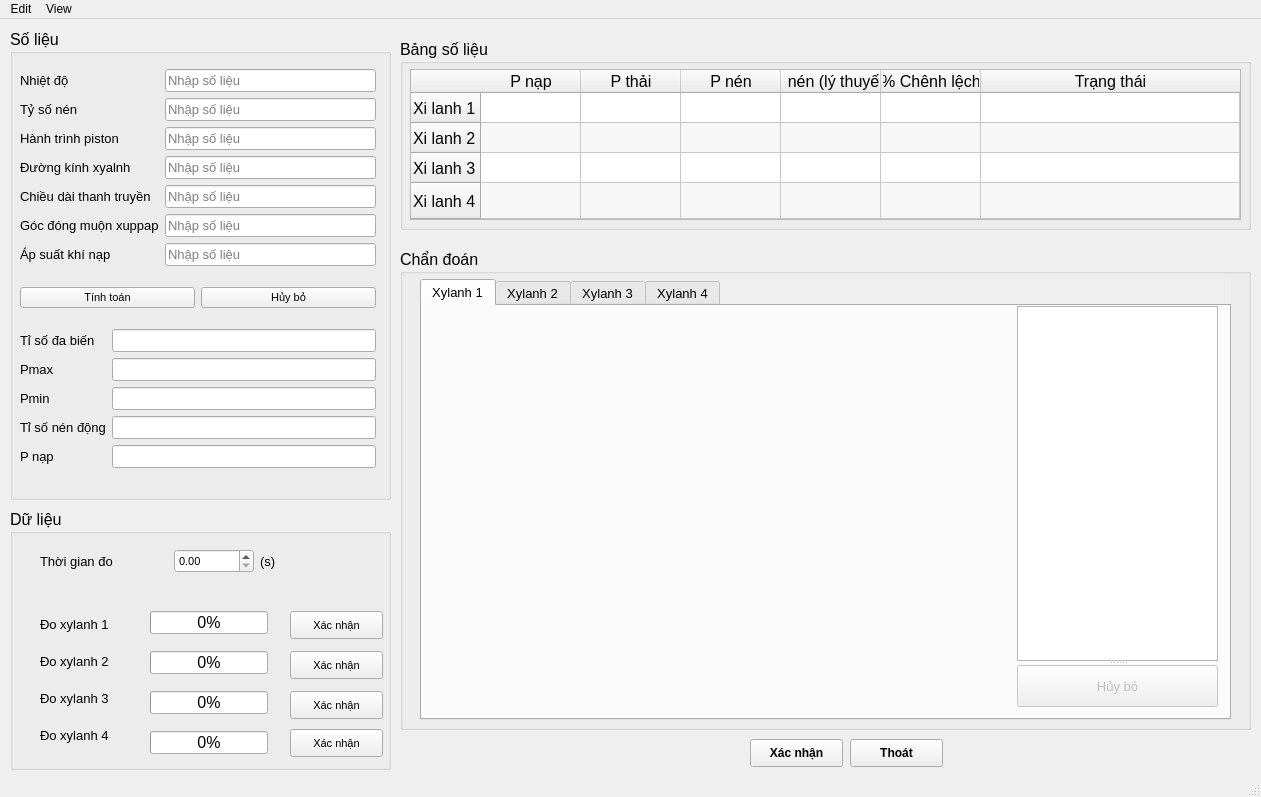
<?xml version="1.0" encoding="UTF-8"?>
<ui version="4.0">
 <class>MainWindow</class>
 <widget class="QMainWindow" name="MainWindow">
  <property name="geometry">
   <rect>
    <x>0</x>
    <y>0</y>
    <width>1261</width>
    <height>797</height>
   </rect>
  </property>
  <property name="windowTitle">
   <string>MainWindow</string>
  </property>
  <widget class="QWidget" name="centralwidget">
   <widget class="QGroupBox" name="GB_foreseen">
    <property name="geometry">
     <rect>
      <x>10</x>
      <y>10</y>
      <width>381</width>
      <height>471</height>
     </rect>
    </property>
    <property name="font">
     <font>
      <pointsize>12</pointsize>
     </font>
    </property>
    <property name="title">
     <string>Số liệu</string>
    </property>
    <widget class="QWidget" name="layoutWidget">
     <property name="geometry">
      <rect>
       <x>10</x>
       <y>25</y>
       <width>356</width>
       <height>430</height>
      </rect>
     </property>
     <layout class="QGridLayout" name="LT_foreseen">
      <item row="0" column="0" colspan="2">
       <layout class="QGridLayout" name="LT_input">
        <item row="3" column="1">
         <widget class="QLineEdit" name="LE_cyl_dm">
          <property name="font">
           <font>
            <pointsize>10</pointsize>
           </font>
          </property>
          <property name="placeholderText">
           <string>Nhập số liệu</string>
          </property>
         </widget>
        </item>
        <item row="2" column="0">
         <widget class="QLabel" name="label_piston_jour">
          <property name="font">
           <font>
            <pointsize>10</pointsize>
           </font>
          </property>
          <property name="text">
           <string>Hành trình piston</string>
          </property>
         </widget>
        </item>
        <item row="1" column="1">
         <widget class="QLineEdit" name="LE_comp_rat">
          <property name="font">
           <font>
            <pointsize>10</pointsize>
           </font>
          </property>
          <property name="placeholderText">
           <string>Nhập số liệu</string>
          </property>
         </widget>
        </item>
        <item row="4" column="0">
         <widget class="QLabel" name="label_rod_len">
          <property name="font">
           <font>
            <pointsize>10</pointsize>
           </font>
          </property>
          <property name="text">
           <string>Chiều dài thanh truyền</string>
          </property>
         </widget>
        </item>
        <item row="5" column="1">
         <widget class="QLineEdit" name="LE_xup_cor">
          <property name="font">
           <font>
            <pointsize>10</pointsize>
           </font>
          </property>
          <property name="placeholderText">
           <string>Nhập số liệu</string>
          </property>
         </widget>
        </item>
        <item row="6" column="0">
         <widget class="QLabel" name="label_air_press">
          <property name="font">
           <font>
            <pointsize>10</pointsize>
           </font>
          </property>
          <property name="text">
           <string>Áp suất khí nạp</string>
          </property>
         </widget>
        </item>
        <item row="6" column="1">
         <widget class="QLineEdit" name="LE_air_press">
          <property name="font">
           <font>
            <pointsize>10</pointsize>
           </font>
          </property>
          <property name="placeholderText">
           <string>Nhập số liệu</string>
          </property>
         </widget>
        </item>
        <item row="5" column="0">
         <widget class="QLabel" name="label_xup_cor">
          <property name="font">
           <font>
            <pointsize>10</pointsize>
           </font>
          </property>
          <property name="text">
           <string>Góc đóng muộn xuppap</string>
          </property>
         </widget>
        </item>
        <item row="0" column="1">
         <widget class="QLineEdit" name="LE_extTem">
          <property name="font">
           <font>
            <pointsize>10</pointsize>
           </font>
          </property>
          <property name="placeholderText">
           <string>Nhập số liệu</string>
          </property>
         </widget>
        </item>
        <item row="4" column="1">
         <widget class="QLineEdit" name="LE_rod_len">
          <property name="font">
           <font>
            <pointsize>10</pointsize>
           </font>
          </property>
          <property name="placeholderText">
           <string>Nhập số liệu</string>
          </property>
         </widget>
        </item>
        <item row="3" column="0">
         <widget class="QLabel" name="label_cyl_dm">
          <property name="font">
           <font>
            <pointsize>10</pointsize>
           </font>
          </property>
          <property name="text">
           <string>Đường kính xyalnh</string>
          </property>
         </widget>
        </item>
        <item row="1" column="0">
         <widget class="QLabel" name="label_comp_rat">
          <property name="font">
           <font>
            <pointsize>10</pointsize>
           </font>
          </property>
          <property name="text">
           <string>Tỷ số nén</string>
          </property>
         </widget>
        </item>
        <item row="2" column="1">
         <widget class="QLineEdit" name="LE_piston_jour">
          <property name="font">
           <font>
            <pointsize>10</pointsize>
           </font>
          </property>
          <property name="placeholderText">
           <string>Nhập số liệu</string>
          </property>
         </widget>
        </item>
        <item row="0" column="0">
         <widget class="QLabel" name="label_extTem">
          <property name="font">
           <font>
            <pointsize>10</pointsize>
           </font>
          </property>
          <property name="text">
           <string>Nhiệt độ</string>
          </property>
         </widget>
        </item>
       </layout>
      </item>
      <item row="1" column="0">
       <widget class="QPushButton" name="BT_math">
        <property name="font">
         <font>
          <pointsize>8</pointsize>
         </font>
        </property>
        <property name="text">
         <string>Tính toán</string>
        </property>
       </widget>
      </item>
      <item row="1" column="1">
       <widget class="QPushButton" name="BT_clear">
        <property name="font">
         <font>
          <pointsize>8</pointsize>
         </font>
        </property>
        <property name="text">
         <string>Hủy bỏ</string>
        </property>
       </widget>
      </item>
      <item row="2" column="0" colspan="2">
       <layout class="QGridLayout" name="gridLayout_4">
        <item row="3" column="0">
         <widget class="QLabel" name="label_dym_comp_rat">
          <property name="font">
           <font>
            <pointsize>10</pointsize>
           </font>
          </property>
          <property name="text">
           <string>Tỉ số nén động</string>
          </property>
         </widget>
        </item>
        <item row="2" column="0">
         <widget class="QLabel" name="label_Compression_min">
          <property name="font">
           <font>
            <pointsize>10</pointsize>
           </font>
          </property>
          <property name="text">
           <string>Pmin</string>
          </property>
         </widget>
        </item>
        <item row="4" column="1">
         <widget class="QLineEdit" name="LE_load">
          <property name="font">
           <font>
            <pointsize>10</pointsize>
           </font>
          </property>
          <property name="readOnly">
           <bool>true</bool>
          </property>
          <property name="placeholderText">
           <string/>
          </property>
         </widget>
        </item>
        <item row="1" column="1">
         <widget class="QLineEdit" name="LE_Compression">
          <property name="font">
           <font>
            <pointsize>10</pointsize>
           </font>
          </property>
          <property name="readOnly">
           <bool>true</bool>
          </property>
          <property name="placeholderText">
           <string/>
          </property>
         </widget>
        </item>
        <item row="3" column="1">
         <widget class="QLineEdit" name="LE_dym_comp_rat">
          <property name="font">
           <font>
            <pointsize>10</pointsize>
           </font>
          </property>
          <property name="readOnly">
           <bool>true</bool>
          </property>
          <property name="placeholderText">
           <string/>
          </property>
         </widget>
        </item>
        <item row="4" column="0">
         <widget class="QLabel" name="label_load">
          <property name="font">
           <font>
            <pointsize>10</pointsize>
           </font>
          </property>
          <property name="text">
           <string>P nạp</string>
          </property>
         </widget>
        </item>
        <item row="1" column="0">
         <widget class="QLabel" name="label_Compression">
          <property name="font">
           <font>
            <pointsize>10</pointsize>
           </font>
          </property>
          <property name="text">
           <string>Pmax</string>
          </property>
         </widget>
        </item>
        <item row="2" column="1">
         <widget class="QLineEdit" name="LE_Compression_min">
          <property name="font">
           <font>
            <pointsize>10</pointsize>
           </font>
          </property>
          <property name="readOnly">
           <bool>true</bool>
          </property>
          <property name="placeholderText">
           <string/>
          </property>
         </widget>
        </item>
        <item row="0" column="0">
         <widget class="QLabel" name="label_n">
          <property name="font">
           <font>
            <pointsize>10</pointsize>
           </font>
          </property>
          <property name="text">
           <string>Tỉ số đa biến</string>
          </property>
         </widget>
        </item>
        <item row="0" column="1">
         <widget class="QLineEdit" name="LE_n">
          <property name="font">
           <font>
            <pointsize>10</pointsize>
           </font>
          </property>
          <property name="readOnly">
           <bool>true</bool>
          </property>
          <property name="placeholderText">
           <string/>
          </property>
         </widget>
        </item>
       </layout>
      </item>
     </layout>
    </widget>
   </widget>
   <widget class="QGroupBox" name="GB_data">
    <property name="geometry">
     <rect>
      <x>10</x>
      <y>490</y>
      <width>381</width>
      <height>261</height>
     </rect>
    </property>
    <property name="font">
     <font>
      <pointsize>12</pointsize>
     </font>
    </property>
    <property name="title">
     <string>Dữ liệu</string>
    </property>
    <widget class="QLabel" name="label_time">
     <property name="geometry">
      <rect>
       <x>30</x>
       <y>40</y>
       <width>128</width>
       <height>24</height>
      </rect>
     </property>
     <property name="font">
      <font>
       <pointsize>10</pointsize>
      </font>
     </property>
     <property name="text">
      <string>Thời gian đo</string>
     </property>
    </widget>
    <widget class="QLabel" name="label_xylanh2">
     <property name="geometry">
      <rect>
       <x>30</x>
       <y>142</y>
       <width>87</width>
       <height>21</height>
      </rect>
     </property>
     <property name="font">
      <font>
       <pointsize>10</pointsize>
      </font>
     </property>
     <property name="text">
      <string>Đo xylanh 2</string>
     </property>
    </widget>
    <widget class="QProgressBar" name="PB_xylanh4">
     <property name="geometry">
      <rect>
       <x>140</x>
       <y>222</y>
       <width>118</width>
       <height>23</height>
      </rect>
     </property>
     <property name="value">
      <number>0</number>
     </property>
    </widget>
    <widget class="QLabel" name="label_xylanh1">
     <property name="geometry">
      <rect>
       <x>30</x>
       <y>105</y>
       <width>87</width>
       <height>21</height>
      </rect>
     </property>
     <property name="font">
      <font>
       <pointsize>10</pointsize>
      </font>
     </property>
     <property name="text">
      <string>Đo xylanh 1</string>
     </property>
    </widget>
    <widget class="QProgressBar" name="PB_xylanh1">
     <property name="geometry">
      <rect>
       <x>140</x>
       <y>102</y>
       <width>118</width>
       <height>23</height>
      </rect>
     </property>
     <property name="value">
      <number>0</number>
     </property>
    </widget>
    <widget class="QProgressBar" name="PB_xylanh3">
     <property name="geometry">
      <rect>
       <x>140</x>
       <y>182</y>
       <width>118</width>
       <height>23</height>
      </rect>
     </property>
     <property name="value">
      <number>0</number>
     </property>
    </widget>
    <widget class="QPushButton" name="BT_measure_xylanh2">
     <property name="geometry">
      <rect>
       <x>280</x>
       <y>142</y>
       <width>93</width>
       <height>28</height>
      </rect>
     </property>
     <property name="font">
      <font>
       <pointsize>8</pointsize>
      </font>
     </property>
     <property name="text">
      <string>Xác nhận</string>
     </property>
    </widget>
    <widget class="QLabel" name="label_xylanh4">
     <property name="geometry">
      <rect>
       <x>30</x>
       <y>216</y>
       <width>87</width>
       <height>21</height>
      </rect>
     </property>
     <property name="font">
      <font>
       <pointsize>10</pointsize>
      </font>
     </property>
     <property name="text">
      <string>Đo xylanh 4</string>
     </property>
    </widget>
    <widget class="QPushButton" name="BT_measure_xylanh3">
     <property name="geometry">
      <rect>
       <x>280</x>
       <y>182</y>
       <width>93</width>
       <height>28</height>
      </rect>
     </property>
     <property name="font">
      <font>
       <pointsize>8</pointsize>
      </font>
     </property>
     <property name="text">
      <string>Xác nhận</string>
     </property>
    </widget>
    <widget class="QLabel" name="label_s">
     <property name="geometry">
      <rect>
       <x>250</x>
       <y>40</y>
       <width>31</width>
       <height>24</height>
      </rect>
     </property>
     <property name="font">
      <font>
       <pointsize>10</pointsize>
      </font>
     </property>
     <property name="text">
      <string>(s)</string>
     </property>
    </widget>
    <widget class="QProgressBar" name="PB_xylanh2">
     <property name="geometry">
      <rect>
       <x>140</x>
       <y>142</y>
       <width>118</width>
       <height>23</height>
      </rect>
     </property>
     <property name="value">
      <number>0</number>
     </property>
    </widget>
    <widget class="QLabel" name="label_xylanh3">
     <property name="geometry">
      <rect>
       <x>30</x>
       <y>179</y>
       <width>87</width>
       <height>21</height>
      </rect>
     </property>
     <property name="font">
      <font>
       <pointsize>10</pointsize>
      </font>
     </property>
     <property name="text">
      <string>Đo xylanh 3</string>
     </property>
    </widget>
    <widget class="QPushButton" name="BT_measure_xylanh1">
     <property name="geometry">
      <rect>
       <x>280</x>
       <y>102</y>
       <width>93</width>
       <height>28</height>
      </rect>
     </property>
     <property name="font">
      <font>
       <pointsize>8</pointsize>
      </font>
     </property>
     <property name="text">
      <string>Xác nhận</string>
     </property>
    </widget>
    <widget class="QDoubleSpinBox" name="DSB_time">
     <property name="geometry">
      <rect>
       <x>164</x>
       <y>40</y>
       <width>80</width>
       <height>24</height>
      </rect>
     </property>
     <property name="font">
      <font>
       <pointsize>8</pointsize>
      </font>
     </property>
    </widget>
    <widget class="QPushButton" name="BT_measure_xylanh4">
     <property name="geometry">
      <rect>
       <x>280</x>
       <y>220</y>
       <width>93</width>
       <height>28</height>
      </rect>
     </property>
     <property name="font">
      <font>
       <pointsize>8</pointsize>
      </font>
     </property>
     <property name="text">
      <string>Xác nhận</string>
     </property>
    </widget>
   </widget>
   <widget class="QGroupBox" name="GB_Table">
    <property name="geometry">
     <rect>
      <x>400</x>
      <y>20</y>
      <width>851</width>
      <height>191</height>
     </rect>
    </property>
    <property name="font">
     <font>
      <pointsize>12</pointsize>
     </font>
    </property>
    <property name="title">
     <string>Bảng số liệu</string>
    </property>
    <widget class="QTableWidget" name="TW_table">
     <property name="geometry">
      <rect>
       <x>10</x>
       <y>30</y>
       <width>831</width>
       <height>151</height>
      </rect>
     </property>
     <property name="layoutDirection">
      <enum>Qt::LeftToRight</enum>
     </property>
     <property name="autoFillBackground">
      <bool>false</bool>
     </property>
     <property name="frameShape">
      <enum>QFrame::StyledPanel</enum>
     </property>
     <property name="frameShadow">
      <enum>QFrame::Sunken</enum>
     </property>
     <property name="sizeAdjustPolicy">
      <enum>QAbstractScrollArea::AdjustToContents</enum>
     </property>
     <property name="tabKeyNavigation">
      <bool>true</bool>
     </property>
     <property name="showDropIndicator" stdset="0">
      <bool>true</bool>
     </property>
     <property name="dragEnabled">
      <bool>false</bool>
     </property>
     <property name="dragDropOverwriteMode">
      <bool>true</bool>
     </property>
     <property name="alternatingRowColors">
      <bool>true</bool>
     </property>
     <property name="horizontalScrollMode">
      <enum>QAbstractItemView::ScrollPerItem</enum>
     </property>
     <property name="sortingEnabled">
      <bool>true</bool>
     </property>
     <attribute name="horizontalHeaderCascadingSectionResizes">
      <bool>true</bool>
     </attribute>
     <attribute name="horizontalHeaderMinimumSectionSize">
      <number>34</number>
     </attribute>
     <attribute name="horizontalHeaderShowSortIndicator" stdset="0">
      <bool>true</bool>
     </attribute>
     <attribute name="horizontalHeaderStretchLastSection">
      <bool>true</bool>
     </attribute>
     <attribute name="verticalHeaderVisible">
      <bool>true</bool>
     </attribute>
     <attribute name="verticalHeaderCascadingSectionResizes">
      <bool>true</bool>
     </attribute>
     <attribute name="verticalHeaderShowSortIndicator" stdset="0">
      <bool>true</bool>
     </attribute>
     <attribute name="verticalHeaderStretchLastSection">
      <bool>true</bool>
     </attribute>
     <row>
      <property name="text">
       <string>Xi lanh 1</string>
      </property>
     </row>
     <row>
      <property name="text">
       <string>Xi lanh 2</string>
      </property>
     </row>
     <row>
      <property name="text">
       <string>Xi lanh 3</string>
      </property>
     </row>
     <row>
      <property name="text">
       <string>Xi lanh 4</string>
      </property>
     </row>
     <column>
      <property name="text">
       <string>P nạp</string>
      </property>
     </column>
     <column>
      <property name="text">
       <string>P thải</string>
      </property>
     </column>
     <column>
      <property name="text">
       <string>P nén</string>
      </property>
     </column>
     <column>
      <property name="text">
       <string>P nén (lý thuyết)</string>
      </property>
     </column>
     <column>
      <property name="text">
       <string>% Chênh lệch</string>
      </property>
     </column>
     <column>
      <property name="text">
       <string>Trạng thái</string>
      </property>
     </column>
     <item row="0" column="0">
      <property name="text">
       <string/>
      </property>
      <property name="flags">
       <set>ItemIsSelectable|ItemIsDragEnabled|ItemIsDropEnabled|ItemIsUserCheckable|ItemIsEnabled</set>
      </property>
     </item>
     <item row="0" column="2">
      <property name="text">
       <string/>
      </property>
      <property name="flags">
       <set>ItemIsSelectable|ItemIsDragEnabled|ItemIsDropEnabled|ItemIsUserCheckable|ItemIsEnabled</set>
      </property>
     </item>
     <item row="0" column="3">
      <property name="text">
       <string/>
      </property>
      <property name="flags">
       <set>ItemIsSelectable|ItemIsDragEnabled|ItemIsDropEnabled|ItemIsUserCheckable|ItemIsEnabled</set>
      </property>
     </item>
     <item row="0" column="4">
      <property name="text">
       <string/>
      </property>
      <property name="flags">
       <set>ItemIsSelectable|ItemIsDragEnabled|ItemIsDropEnabled|ItemIsUserCheckable|ItemIsEnabled</set>
      </property>
     </item>
     <item row="0" column="5">
      <property name="text">
       <string/>
      </property>
      <property name="flags">
       <set>ItemIsSelectable|ItemIsDragEnabled|ItemIsDropEnabled|ItemIsUserCheckable|ItemIsEnabled</set>
      </property>
     </item>
     <item row="1" column="0">
      <property name="text">
       <string/>
      </property>
      <property name="flags">
       <set>ItemIsSelectable|ItemIsDragEnabled|ItemIsDropEnabled|ItemIsUserCheckable|ItemIsEnabled</set>
      </property>
     </item>
     <item row="1" column="2">
      <property name="text">
       <string/>
      </property>
      <property name="flags">
       <set>ItemIsSelectable|ItemIsDragEnabled|ItemIsDropEnabled|ItemIsUserCheckable|ItemIsEnabled</set>
      </property>
     </item>
     <item row="1" column="3">
      <property name="text">
       <string/>
      </property>
      <property name="flags">
       <set>ItemIsSelectable|ItemIsDragEnabled|ItemIsDropEnabled|ItemIsUserCheckable|ItemIsEnabled</set>
      </property>
     </item>
     <item row="1" column="4">
      <property name="text">
       <string/>
      </property>
      <property name="flags">
       <set>ItemIsSelectable|ItemIsDragEnabled|ItemIsDropEnabled|ItemIsUserCheckable|ItemIsEnabled</set>
      </property>
     </item>
     <item row="1" column="5">
      <property name="text">
       <string/>
      </property>
      <property name="flags">
       <set>ItemIsSelectable|ItemIsDragEnabled|ItemIsDropEnabled|ItemIsUserCheckable|ItemIsEnabled</set>
      </property>
     </item>
     <item row="2" column="0">
      <property name="text">
       <string/>
      </property>
      <property name="flags">
       <set>ItemIsSelectable|ItemIsDragEnabled|ItemIsDropEnabled|ItemIsUserCheckable|ItemIsEnabled</set>
      </property>
     </item>
     <item row="2" column="2">
      <property name="text">
       <string/>
      </property>
      <property name="flags">
       <set>ItemIsSelectable|ItemIsDragEnabled|ItemIsDropEnabled|ItemIsUserCheckable|ItemIsEnabled</set>
      </property>
     </item>
     <item row="2" column="3">
      <property name="text">
       <string/>
      </property>
      <property name="flags">
       <set>ItemIsSelectable|ItemIsDragEnabled|ItemIsDropEnabled|ItemIsUserCheckable|ItemIsEnabled</set>
      </property>
     </item>
     <item row="2" column="4">
      <property name="text">
       <string/>
      </property>
      <property name="flags">
       <set>ItemIsSelectable|ItemIsDragEnabled|ItemIsDropEnabled|ItemIsUserCheckable|ItemIsEnabled</set>
      </property>
     </item>
     <item row="2" column="5">
      <property name="text">
       <string/>
      </property>
      <property name="flags">
       <set>ItemIsSelectable|ItemIsDragEnabled|ItemIsDropEnabled|ItemIsUserCheckable|ItemIsEnabled</set>
      </property>
     </item>
     <item row="3" column="0">
      <property name="text">
       <string/>
      </property>
      <property name="flags">
       <set>ItemIsSelectable|ItemIsDragEnabled|ItemIsDropEnabled|ItemIsUserCheckable|ItemIsEnabled</set>
      </property>
     </item>
     <item row="3" column="2">
      <property name="text">
       <string/>
      </property>
      <property name="flags">
       <set>ItemIsSelectable|ItemIsDragEnabled|ItemIsDropEnabled|ItemIsUserCheckable|ItemIsEnabled</set>
      </property>
     </item>
     <item row="3" column="3">
      <property name="text">
       <string/>
      </property>
      <property name="flags">
       <set>ItemIsSelectable|ItemIsDragEnabled|ItemIsDropEnabled|ItemIsUserCheckable|ItemIsEnabled</set>
      </property>
     </item>
     <item row="3" column="4">
      <property name="text">
       <string/>
      </property>
      <property name="flags">
       <set>ItemIsSelectable|ItemIsDragEnabled|ItemIsDropEnabled|ItemIsUserCheckable|ItemIsEnabled</set>
      </property>
     </item>
     <item row="3" column="5">
      <property name="text">
       <string/>
      </property>
      <property name="flags">
       <set>ItemIsSelectable|ItemIsDragEnabled|ItemIsDropEnabled|ItemIsUserCheckable|ItemIsEnabled</set>
      </property>
     </item>
    </widget>
   </widget>
   <widget class="QPushButton" name="BT_cancel">
    <property name="geometry">
     <rect>
      <x>850</x>
      <y>720</y>
      <width>93</width>
      <height>28</height>
     </rect>
    </property>
    <property name="font">
     <font>
      <weight>75</weight>
      <bold>true</bold>
     </font>
    </property>
    <property name="text">
     <string>Thoát</string>
    </property>
   </widget>
   <widget class="QPushButton" name="BT_confirm">
    <property name="geometry">
     <rect>
      <x>750</x>
      <y>720</y>
      <width>93</width>
      <height>28</height>
     </rect>
    </property>
    <property name="font">
     <font>
      <weight>75</weight>
      <bold>true</bold>
     </font>
    </property>
    <property name="text">
     <string>Xác nhận</string>
    </property>
   </widget>
   <widget class="QGroupBox" name="GB_diagnose">
    <property name="geometry">
     <rect>
      <x>400</x>
      <y>230</y>
      <width>851</width>
      <height>481</height>
     </rect>
    </property>
    <property name="font">
     <font>
      <pointsize>12</pointsize>
     </font>
    </property>
    <property name="title">
     <string>Chẩn đoán</string>
    </property>
    <widget class="QTabWidget" name="TbW_diagnoses">
     <property name="enabled">
      <bool>true</bool>
     </property>
     <property name="geometry">
      <rect>
       <x>20</x>
       <y>30</y>
       <width>811</width>
       <height>441</height>
      </rect>
     </property>
     <property name="font">
      <font>
       <pointsize>10</pointsize>
      </font>
     </property>
     <property name="autoFillBackground">
      <bool>true</bool>
     </property>
     <property name="currentIndex">
      <number>0</number>
     </property>
     <widget class="QWidget" name="tab_1">
      <attribute name="title">
       <string>Xylanh 1</string>
      </attribute>
      <widget class="QWidget" name="W_xilanh1" native="true">
       <property name="geometry">
        <rect>
         <x>0</x>
         <y>0</y>
         <width>801</width>
         <height>401</height>
        </rect>
       </property>
       <property name="autoFillBackground">
        <bool>false</bool>
       </property>
       <widget class="QWidget" name="W_graph_xilanh1" native="true">
        <property name="geometry">
         <rect>
          <x>0</x>
          <y>0</y>
          <width>590</width>
          <height>400</height>
         </rect>
        </property>
       </widget>
       <widget class="QSplitter" name="splitter">
        <property name="geometry">
         <rect>
          <x>595</x>
          <y>0</y>
          <width>201</width>
          <height>401</height>
         </rect>
        </property>
        <property name="orientation">
         <enum>Qt::Vertical</enum>
        </property>
        <widget class="QTextEdit" name="TE_diagnoses_xilanh1">
         <property name="enabled">
          <bool>true</bool>
         </property>
         <property name="readOnly">
          <bool>true</bool>
         </property>
        </widget>
        <widget class="QPushButton" name="BT_xilanh1_cancel">
         <property name="enabled">
          <bool>false</bool>
         </property>
         <property name="text">
          <string>Hủy bỏ</string>
         </property>
        </widget>
       </widget>
      </widget>
     </widget>
     <widget class="QWidget" name="tab_2">
      <attribute name="title">
       <string>Xylanh 2</string>
      </attribute>
      <widget class="QWidget" name="W_xilanh2" native="true">
       <property name="geometry">
        <rect>
         <x>0</x>
         <y>0</y>
         <width>801</width>
         <height>401</height>
        </rect>
       </property>
       <property name="autoFillBackground">
        <bool>false</bool>
       </property>
       <widget class="QWidget" name="W_graph_xilanh2" native="true">
        <property name="geometry">
         <rect>
          <x>0</x>
          <y>0</y>
          <width>590</width>
          <height>400</height>
         </rect>
        </property>
       </widget>
       <widget class="QSplitter" name="splitter_2">
        <property name="geometry">
         <rect>
          <x>595</x>
          <y>0</y>
          <width>201</width>
          <height>401</height>
         </rect>
        </property>
        <property name="orientation">
         <enum>Qt::Vertical</enum>
        </property>
        <widget class="QTextEdit" name="TE_diagnoses_xilanh2">
         <property name="enabled">
          <bool>true</bool>
         </property>
         <property name="readOnly">
          <bool>true</bool>
         </property>
        </widget>
        <widget class="QPushButton" name="BT_xilanh2_cancel">
         <property name="enabled">
          <bool>false</bool>
         </property>
         <property name="text">
          <string>Hủy bỏ</string>
         </property>
        </widget>
       </widget>
      </widget>
     </widget>
     <widget class="QWidget" name="tab_3">
      <attribute name="title">
       <string>Xylanh 3</string>
      </attribute>
      <widget class="QWidget" name="W_xilanh3" native="true">
       <property name="geometry">
        <rect>
         <x>0</x>
         <y>0</y>
         <width>801</width>
         <height>401</height>
        </rect>
       </property>
       <property name="autoFillBackground">
        <bool>false</bool>
       </property>
       <widget class="QWidget" name="W_graph_xilanh3" native="true">
        <property name="geometry">
         <rect>
          <x>0</x>
          <y>0</y>
          <width>590</width>
          <height>400</height>
         </rect>
        </property>
       </widget>
       <widget class="QSplitter" name="splitter_3">
        <property name="geometry">
         <rect>
          <x>595</x>
          <y>0</y>
          <width>201</width>
          <height>401</height>
         </rect>
        </property>
        <property name="orientation">
         <enum>Qt::Vertical</enum>
        </property>
        <widget class="QTextEdit" name="TE_diagnoses_xilanh3">
         <property name="enabled">
          <bool>true</bool>
         </property>
         <property name="readOnly">
          <bool>true</bool>
         </property>
        </widget>
        <widget class="QPushButton" name="BT_xilanh3_cancel">
         <property name="enabled">
          <bool>false</bool>
         </property>
         <property name="text">
          <string>Hủy bỏ</string>
         </property>
        </widget>
       </widget>
      </widget>
     </widget>
     <widget class="QWidget" name="tab_4">
      <attribute name="title">
       <string>Xylanh 4</string>
      </attribute>
      <widget class="QWidget" name="W_xilanh4" native="true">
       <property name="geometry">
        <rect>
         <x>0</x>
         <y>0</y>
         <width>801</width>
         <height>401</height>
        </rect>
       </property>
       <property name="autoFillBackground">
        <bool>false</bool>
       </property>
       <widget class="QWidget" name="W_graph_xilanh4" native="true">
        <property name="geometry">
         <rect>
          <x>0</x>
          <y>0</y>
          <width>590</width>
          <height>400</height>
         </rect>
        </property>
       </widget>
       <widget class="QSplitter" name="splitter_4">
        <property name="geometry">
         <rect>
          <x>595</x>
          <y>0</y>
          <width>201</width>
          <height>401</height>
         </rect>
        </property>
        <property name="orientation">
         <enum>Qt::Vertical</enum>
        </property>
        <widget class="QTextEdit" name="TE_diagnoses_xilanh4">
         <property name="enabled">
          <bool>true</bool>
         </property>
         <property name="readOnly">
          <bool>true</bool>
         </property>
         <property name="html">
          <string>&lt;!DOCTYPE HTML PUBLIC &quot;-//W3C//DTD HTML 4.0//EN&quot; &quot;http://www.w3.org/TR/REC-html40/strict.dtd&quot;&gt;
&lt;html&gt;&lt;head&gt;&lt;meta name=&quot;qrichtext&quot; content=&quot;1&quot; /&gt;&lt;style type=&quot;text/css&quot;&gt;
p, li { white-space: pre-wrap; }
&lt;/style&gt;&lt;/head&gt;&lt;body style=&quot; font-family:'MS Shell Dlg 2'; font-size:10pt; font-weight:400; font-style:normal;&quot;&gt;
&lt;p style=&quot;-qt-paragraph-type:empty; margin-top:0px; margin-bottom:0px; margin-left:0px; margin-right:0px; -qt-block-indent:0; text-indent:0px; font-family:'Sans Serif';&quot;&gt;&lt;br /&gt;&lt;/p&gt;&lt;/body&gt;&lt;/html&gt;</string>
         </property>
        </widget>
        <widget class="QPushButton" name="BT_xilanh4_cancel">
         <property name="enabled">
          <bool>false</bool>
         </property>
         <property name="text">
          <string>Hủy bỏ</string>
         </property>
        </widget>
       </widget>
      </widget>
     </widget>
    </widget>
   </widget>
  </widget>
  <widget class="QMenuBar" name="menubar">
   <property name="geometry">
    <rect>
     <x>0</x>
     <y>0</y>
     <width>1261</width>
     <height>26</height>
    </rect>
   </property>
   <widget class="QMenu" name="menuEdit">
    <property name="title">
     <string>Edit</string>
    </property>
    <addaction name="actionOpen"/>
    <addaction name="actionOpen_2"/>
    <addaction name="actionSave"/>
    <addaction name="actionSave_as"/>
   </widget>
   <widget class="QMenu" name="menuView">
    <property name="title">
     <string>View</string>
    </property>
   </widget>
   <addaction name="menuEdit"/>
   <addaction name="menuView"/>
  </widget>
  <widget class="QStatusBar" name="statusbar"/>
  <action name="actionOpen">
   <property name="text">
    <string>New</string>
   </property>
  </action>
  <action name="actionOpen_2">
   <property name="text">
    <string>Open</string>
   </property>
  </action>
  <action name="actionSave">
   <property name="text">
    <string>Save</string>
   </property>
  </action>
  <action name="actionSave_as">
   <property name="text">
    <string>Save as</string>
   </property>
  </action>
 </widget>
 <resources/>
 <connections/>
</ui>
